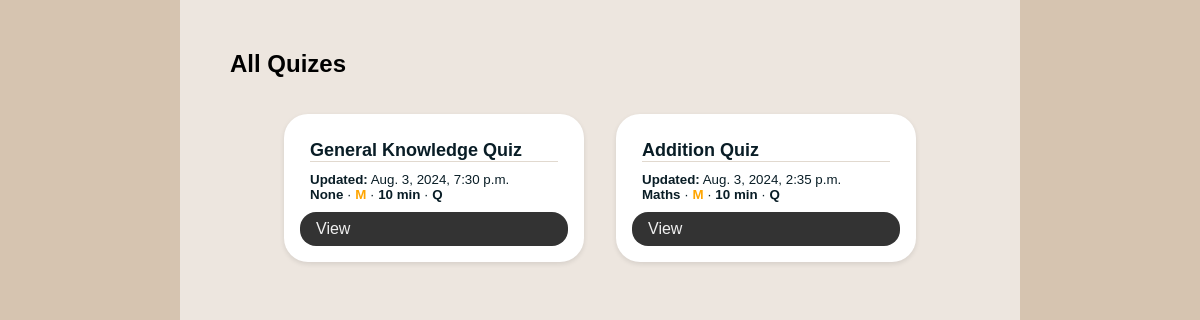
/, run on an earlier commit of the app's database.
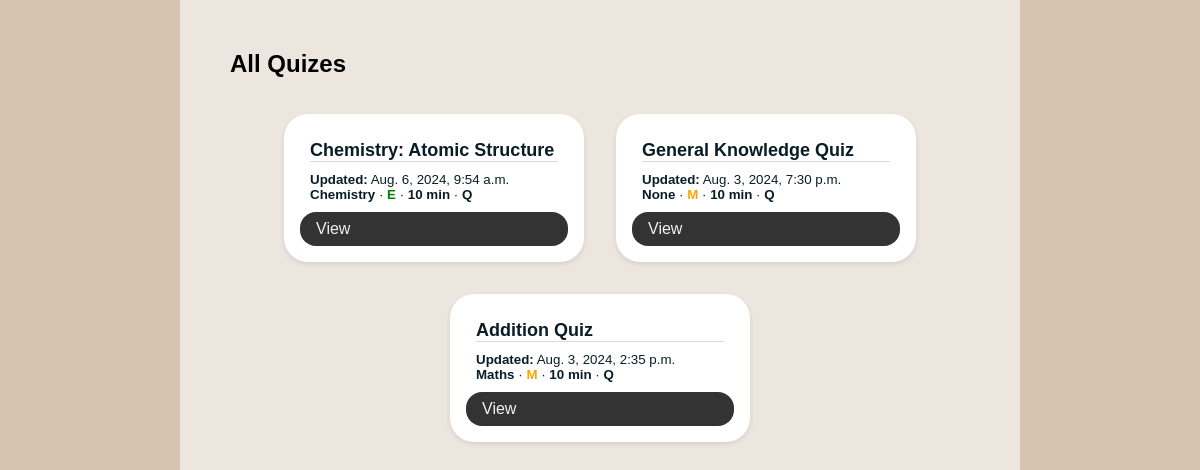
And on a later commit of the database.
### basic/models.py (models this page shows, shortened)
class Quiz(models.Model):
    title = models.CharField(max_length=255)
    description = models.TextField(blank=True, null=True)
    created_at = models.DateTimeField(auto_now_add=True)
    instructions = models.TextField(blank=True, null=True)
    difficulty_level = models.CharField(max_length=20, choices=[('easy', 'Easy'), ('medium', 'Medium'), ('hard', 'Hard')], default='medium')
    category = models.ForeignKey(Category, on_delete=models.SET_NULL,null=True, blank=True)
    time_limit = models.IntegerField(default=10)  # in minutes

class Category(models.Model):
    name = models.CharField(max_length=100)
    def __str__(self) -> str:
        return self.name

### basic/views.py (the view)
# urls.py: path('', views.index, name='index'),
def index(request):
    quizlist = Quiz.objects.order_by('-created_at')[:10]
    return render(request, 'basic/index.html', {
        'list_of_quiz': quizlist
    })

### basic/templates/basic/index.html (shortened to what this page needs)
{% extends "basic/base.html" %}
{% block body %}
<h2>All Quizes</h2>
<div class='quiz-list'>
{% for quiz in list_of_quiz %}
<div class='quiz-details-container'>
    <a href="{% url 'basic:quiz_detail' quiz.id %}">
        <div class=''>
            <h2 class="quiz-title">{{quiz.title}}</h2>
            <div class='quiz-specification'>
                <small><span>
                    <p>
                        <strong>Updated:</strong> {{ quiz.created_at }} <br>
                        <strong>{{ quiz.category | title }}</strong> &middot;
                        <strong class='difficulty-level-{{ quiz.difficulty_level | first }}'>{{ quiz.difficulty_level | title | first }}</strong> &middot;
                        <strong>{{ quiz.time_limit }} min</strong> &middot;
                        <strong>{{ quiz.no_ques }} Q</strong>
                    </p>
                </span></small>
            </div>
        </div>
    </a>
    <a href="{% url 'basic:quiz_detail' quiz.id %}" class="take-quiz-btn">View</a>
</div>
{% endfor %}
</div>
{% endblock %}

### basic/templates/basic/base.html (shortened to what this page needs)
{% load static %}
<!DOCTYPE html>
<html lang="en">
<head>
    <link rel="stylesheet" href="{% static 'basic/style.css' %}">
</head>
<body>
    <div class='container'>
        {% block body %}
        {% endblock %}
    </div>
</body>
</html>

### basic/static/basic/style.css (style rules this page uses)
:root { --dark-blue: #102937; --dark-green: #124d54; --good-orange: #f9744b; --yelloish: #e1d9cf; --blackish: #091d26; --really-green: #094044; --dark-orange: #d84f2a; --dark-yellowish: #d6c4b0; --whitish: #ede6df; }
* { box-sizing: border-box; }
body { background-color: var(--dark-yellowish); font-family: sans-serif; margin: 0; padding: 0; display: flex; flex-direction: column; min-height: 100vh; }
.container { background-color: var(--whitish); width: 70%; min-width: 600px; max-width: 1000px; height: 100vh; margin: 0 auto; padding: 40px; align-items: center; }
h1, h2, h3 { margin: 10px; }
p { margin: 10px; }
.difficulty-level-m { color: orange; }
.difficulty-level-e { color: green; }
a { text-decoration: none; color: var(--blackish); }
.quiz-list { display: flex; flex-wrap: wrap; justify-content: center; margin: 20px; }
.quiz-specification { display: flex; align-items: baseline; }
.quiz-title { font-size: 18px; font-weight: bold; border-bottom: 1px solid var(--yelloish); }
.take-quiz-btn { background-color: #333; color: #f0f0f0; padding: 0.5rem 1rem; border: none; border-radius: 1rem; cursor: pointer; }

What changed in the data, as far as the page shows it:
added Quiz: title "Chemistry: Atomic Structure", created_at "Aug. 6, 2024, 9:54 a.m.", category "Chemistry", difficulty_level|first "E", time_limit "10"
